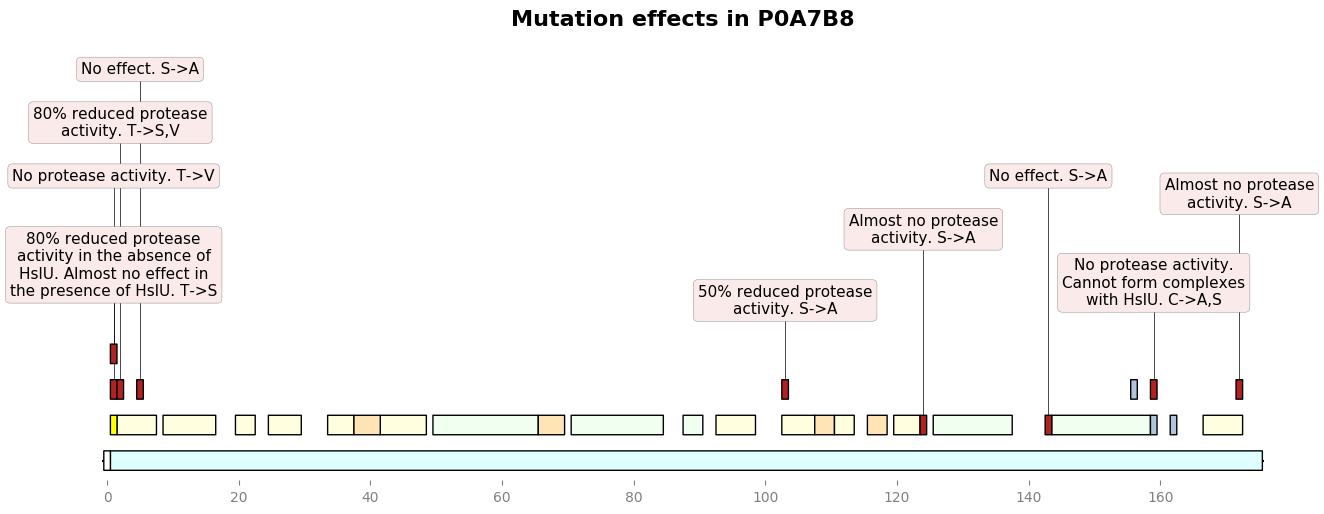

Write the Python code that produced this figure.
import urllib
from io import StringIO
from dna_features_viewer import BiopythonTranslator

# DEFINE FEATURES ASPECTS


def features_properties(f):
    """Mutations get a red label, other features get a pastel color."""
    label = None
    if f.type == "Mutagenesis":
        label = f.qualifiers["Note"][0]
    color = {
        "Mutagenesis": "firebrick",
        "Active site": "yellow",
        "Beta strand": "lightyellow",
        "Chain": "lightcyan",
        "Helix": "honeydew",
        "Initiator methionine": "white",
        "Metal binding": "lightsteelblue",
        "Turn": "moccasin",
    }.get(f.type, "white")
    return dict(color=color, label=label)


# GET THE RECORD FROM UNIPROT

response = urllib.request.urlopen("https://www.uniprot.org/uniprot/P0A7B8.gff")
record_file = StringIO(response.read().decode())

# TRANSLATE AND PLOT THE RECORD

translator = BiopythonTranslator(features_properties=features_properties)
graphic_record = translator.translate_record(record_file)
ax, _ = graphic_record.plot(
    figure_width=15, max_label_length=100, elevate_outline_annotations=True,
)
ax.set_title("Mutation effects in P0A7B8", fontweight="bold", fontsize=16)
ax.figure.savefig("gff_record_from_the_web.png", bbox_inches="tight")
